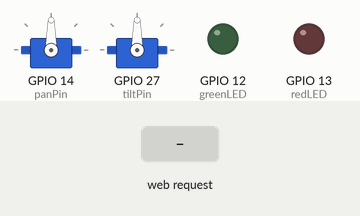
Simulated run of this sketch. Board: ESP32. Parts: 2 × servo, output pins drawn as LEDs (lit = HIGH). Inputs (shaded band) come from the test bench. WiFi joins after 1.5 s; servers stay silent unless stated; what the sketch prints to the serial monitor is not drawn.

Above: at 2.8 s.
2.9 s: HTTP request GET /control?pan=KNOWN received
At 5.5 s:
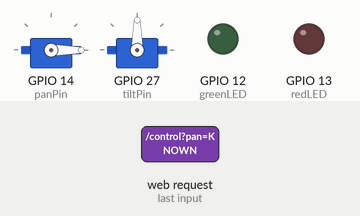
5.9 s: HTTP request GET /control?tilt=KNOWN received
At 7.7 s:
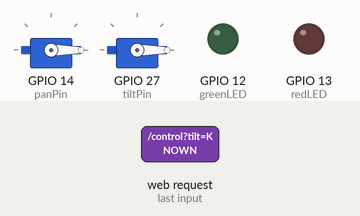
8.9 s: HTTP request GET /control?pan=120&tilt=120 received
At 11.5 s:
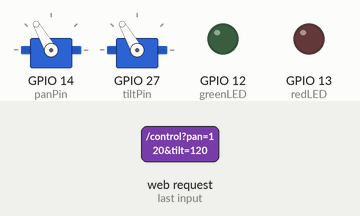
11.9 s: HTTP request GET /control?pan=UNKNOWN received
At 14.6 s:
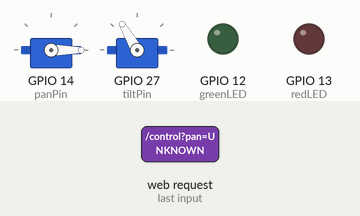
14.9 s: HTTP request GET /control?tilt=UNKNOWN received
At 15.96 s:
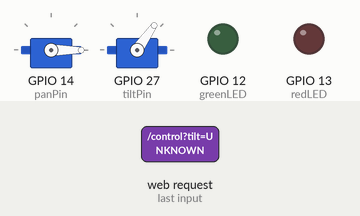
Timing chart, 0 to 18.3 s (numbered marks = the images above; inputs shaded):
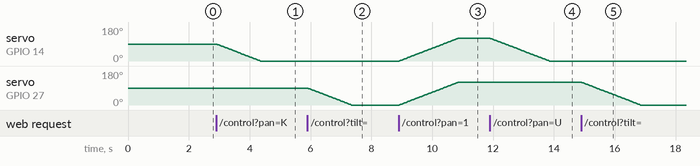

Measured:
- after the input at 2.9 s, servo on GPIO 14 (panPin): moves from 90° to 0° over 1.4 s, starting at once
- after the input at 5.9 s, servo on GPIO 27 (tiltPin): moves from 90° to 0° over 1.4 s, starting at once
- after the input at 8.9 s, servo on GPIO 14 (panPin), servo on GPIO 27 (tiltPin): moves from 0° to 120° over 1.9 s, starting at once
- after the input at 11.9 s, servo on GPIO 14 (panPin): moves from 120° to 0° over 1.9 s, starting at once
- after the input at 14.9 s, servo on GPIO 27 (tiltPin): moves from 120° to 0° over 1.9 s, starting at once

The sketch:

ESP32_Sentry_Firmware.ino
```cpp
#include <WiFi.h>
#include <WiFiMulti.h>
#include <WiFiUdp.h>
#include <WebServer.h>
#include <ESP32Servo.h>

WiFiMulti wifiMulti;
WiFiUDP udp;

const unsigned int UDP_PORT = 8888;

// --- Hardware Setup ---
Servo panServo;
Servo tiltServo;

// REMINDER: Make sure your Tilt servo wire is moved from GPIO 13 to GPIO 27!
const int panPin = 14;  // GPIO 14
const int tiltPin = 27; // GPIO 27
const int greenLED = 12; // Access Granted
const int redLED = 13;   // Access Denied (Intruder)

// --- Cinematic Smoothing Engine ---
int currentPan = 90;
int currentTilt = 90;
int targetPan = 90;
int targetTilt = 90;

// --- Web Server Setup ---
WebServer server(80);

void handleControl() {
  if (server.hasArg("pan")) {
    targetPan = constrain(server.arg("pan").toInt(), 0, 180);
  }

  if (server.hasArg("tilt")) {
    targetTilt = constrain(server.arg("tilt").toInt(), 0, 180);
  }

  server.send(200, "application/json", "{\"status\":\"ok\"}");
}

void handlePing() {
  server.send(200, "application/json", "{\"status\":\"sentry_alive\"}");
}

void setup() {
  Serial.begin(115200);

  // Security Verification LEDs
  pinMode(greenLED, OUTPUT);
  pinMode(redLED, OUTPUT);
  digitalWrite(greenLED, LOW);
  digitalWrite(redLED, LOW);

  // Servo Timers (ESP32 Specific)
  ESP32PWM::allocateTimer(0);
  ESP32PWM::allocateTimer(1);
  ESP32PWM::allocateTimer(2);
  ESP32PWM::allocateTimer(3);

  panServo.setPeriodHertz(50);
  tiltServo.setPeriodHertz(50);

  panServo.attach(panPin, 500, 2500);
  tiltServo.attach(tiltPin, 500, 2500);

  // Center the servos instantly on boot
  panServo.write(currentPan);
  tiltServo.write(currentTilt);

  // Critical fix for switching networks dynamically
  WiFi.mode(WIFI_STA);
  WiFi.disconnect(true);
  delay(100);

  // Auto-Connection List: It will magically pick whichever is nearby
  wifiMulti.addAP("Dracarys", "Vhagar1210");  // Multi-Net: Home
  wifiMulti.addAP("Galaxy", "11111212");      // Multi-Net: College Hotspot

  Serial.println("Connecting to WiFi...");
  while (wifiMulti.run() != WL_CONNECTED) {
    delay(500);
    Serial.print(".");
  }

  Serial.println("\nWiFi Connected!");
  Serial.print("Connected to ID: ");
  Serial.println(WiFi.SSID());
  Serial.print("ESP32 IP Address: ");
  Serial.println(WiFi.localIP());

  // Setup API Endpoint
  server.on("/control", HTTP_GET, handleControl);
  server.on("/ping", HTTP_GET, handlePing);
  server.begin();
  Serial.println("HTTP Server Started!");

  udp.begin(UDP_PORT);
}

void loop() {
  server.handleClient();

  // Maintains connection dynamically if network drops
  wifiMulti.run();

  // ----- CINEMATIC SERVO SMOOTHING (15ms Glide) -----
  static unsigned long lastMove = 0;
  if(millis() - lastMove > 15) {
     if(currentPan < targetPan) { currentPan++; panServo.write(currentPan); }
     if(currentPan > targetPan) { currentPan--; panServo.write(currentPan); }

     if(currentTilt < targetTilt) { currentTilt++; tiltServo.write(currentTilt); }
     if(currentTilt > targetTilt) { currentTilt--; tiltServo.write(currentTilt); }

     lastMove = millis();
  }

  // ----- INBOUND UDP SENTRY COMMANDS (High-Speed Lag-Free) -----
  int packetSize = udp.parsePacket();
  if (packetSize) {
    char incoming[50]; // We only expect short strings like P:90,T:90
    int len = udp.read(incoming, 49);
    if (len > 0) {
      incoming[len] = 0;
      String data = String(incoming);

      // Expected Format: "P:90,T:90,S:KNOWN"
      if(data.startsWith("P:") && data.indexOf(",T:") > 0) {
        int pIndex = 2;
        int commaIndex = data.indexOf(",T:");
        int tIndex = commaIndex + 3;
        int sIndex = data.indexOf(",S:");

        if (sIndex > 0) {
          targetPan = constrain(data.substring(pIndex, commaIndex).toInt(), 0, 180);
          targetTilt = constrain(data.substring(tIndex, sIndex).toInt(), 0, 180);

          String state = data.substring(sIndex + 3);
          if (state == "KNOWN") {
             digitalWrite(greenLED, HIGH);
             digitalWrite(redLED, LOW);
          } else if (state == "UNKNOWN" || state == "FIRING") {
             digitalWrite(greenLED, LOW);
             digitalWrite(redLED, HIGH);
          } else {
             digitalWrite(greenLED, LOW);
             digitalWrite(redLED, LOW);
          }
        } else {
          // Fallback if state is missing
          targetPan = constrain(data.substring(pIndex, commaIndex).toInt(), 0, 180);
          targetTilt = constrain(data.substring(tIndex).toInt(), 0, 180);
        }
      }
    }
  }

  // ----- ZERO-TOUCH AUTO-DISCOVERY BEACON -----
  // Shouts to the network every 1.5 seconds so Python can find it
  static unsigned long lastBroadcast = 0;
  if (millis() - lastBroadcast > 1500) {
    // 255.255.255.255 is the universal broadcast IP
    udp.beginPacket(IPAddress(255, 255, 255, 255), UDP_PORT);
    udp.print("ESP32_SENTRY");
    udp.endPacket();
    lastBroadcast = millis();
  }
}
```
